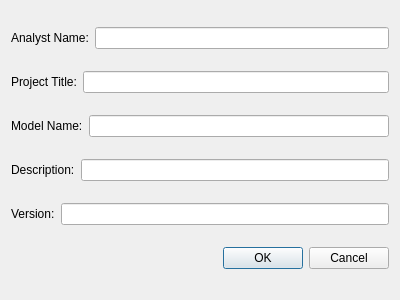
<?xml version="1.0" encoding="UTF-8"?>
<ui version="4.0">
 <class>DialogModelInformation</class>
 <widget class="QDialog" name="DialogModelInformation">
  <property name="geometry">
   <rect>
    <x>0</x>
    <y>0</y>
    <width>400</width>
    <height>300</height>
   </rect>
  </property>
  <property name="windowTitle">
   <string>Model Information</string>
  </property>
  <property name="locale">
   <locale language="English" country="UnitedStates"/>
  </property>
  <layout class="QVBoxLayout" name="verticalLayout">
   <item>
    <layout class="QHBoxLayout" name="horizontalLayout_2">
     <item>
      <widget class="QLabel" name="label_2">
       <property name="text">
        <string>Analyst Name:</string>
       </property>
       <property name="buddy">
        <cstring>lineEdit_AnalystName</cstring>
       </property>
      </widget>
     </item>
     <item>
      <widget class="QLineEdit" name="lineEdit_AnalystName"/>
     </item>
    </layout>
   </item>
   <item>
    <layout class="QHBoxLayout" name="horizontalLayout_3">
     <item>
      <widget class="QLabel" name="label_4">
       <property name="text">
        <string>Project Title:</string>
       </property>
       <property name="buddy">
        <cstring>lineEdit_ProjectTitle</cstring>
       </property>
      </widget>
     </item>
     <item>
      <widget class="QLineEdit" name="lineEdit_ProjectTitle"/>
     </item>
    </layout>
   </item>
   <item>
    <layout class="QHBoxLayout" name="horizontalLayout">
     <item>
      <widget class="QLabel" name="label">
       <property name="text">
        <string>Model Name:</string>
       </property>
       <property name="buddy">
        <cstring>lineEdit_ModelName</cstring>
       </property>
      </widget>
     </item>
     <item>
      <widget class="QLineEdit" name="lineEdit_ModelName"/>
     </item>
    </layout>
   </item>
   <item>
    <layout class="QHBoxLayout" name="horizontalLayout_4">
     <item>
      <widget class="QLabel" name="label_3">
       <property name="text">
        <string>Description:</string>
       </property>
       <property name="buddy">
        <cstring>lineEdit_Description</cstring>
       </property>
      </widget>
     </item>
     <item>
      <widget class="QLineEdit" name="lineEdit_Description"/>
     </item>
    </layout>
   </item>
   <item>
    <layout class="QHBoxLayout" name="horizontalLayout_5">
     <item>
      <widget class="QLabel" name="label_5">
       <property name="text">
        <string>Version:</string>
       </property>
       <property name="buddy">
        <cstring>lineEdit_Version</cstring>
       </property>
      </widget>
     </item>
     <item>
      <widget class="QLineEdit" name="lineEdit_Version"/>
     </item>
    </layout>
   </item>
   <item>
    <widget class="QDialogButtonBox" name="buttonBox">
     <property name="orientation">
      <enum>Qt::Horizontal</enum>
     </property>
     <property name="standardButtons">
      <set>QDialogButtonBox::Cancel|QDialogButtonBox::Ok</set>
     </property>
    </widget>
   </item>
  </layout>
 </widget>
 <tabstops>
  <tabstop>lineEdit_AnalystName</tabstop>
  <tabstop>lineEdit_ProjectTitle</tabstop>
  <tabstop>lineEdit_ModelName</tabstop>
  <tabstop>lineEdit_Description</tabstop>
  <tabstop>lineEdit_Version</tabstop>
 </tabstops>
 <resources/>
 <connections>
  <connection>
   <sender>buttonBox</sender>
   <signal>accepted()</signal>
   <receiver>DialogModelInformation</receiver>
   <slot>accept()</slot>
   <hints>
    <hint type="sourcelabel">
     <x>248</x>
     <y>254</y>
    </hint>
    <hint type="destinationlabel">
     <x>157</x>
     <y>274</y>
    </hint>
   </hints>
  </connection>
  <connection>
   <sender>buttonBox</sender>
   <signal>rejected()</signal>
   <receiver>DialogModelInformation</receiver>
   <slot>reject()</slot>
   <hints>
    <hint type="sourcelabel">
     <x>316</x>
     <y>260</y>
    </hint>
    <hint type="destinationlabel">
     <x>286</x>
     <y>274</y>
    </hint>
   </hints>
  </connection>
 </connections>
</ui>
